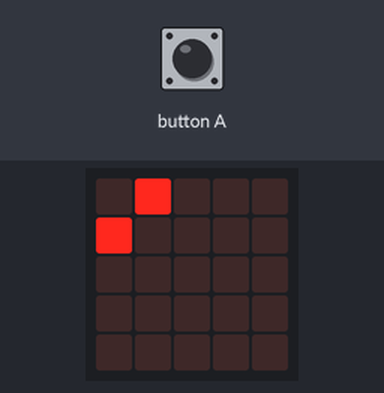
Recording of a program running on a simulated BBC micro:bit (MakeCode). Parts: the board's 5×5 LED display. The inputs (shaded band) are chosen by the test bench.

Above: at 1.2 s.
1.3 s: button A pressed for 0.15 s
At 5.5 s:
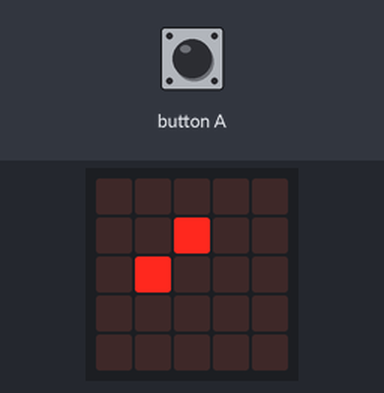
7.4 s: button A pressed for 0.15 s
At 7.8 s:
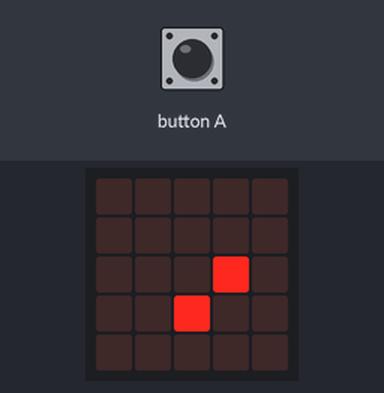
At 14.8 s:
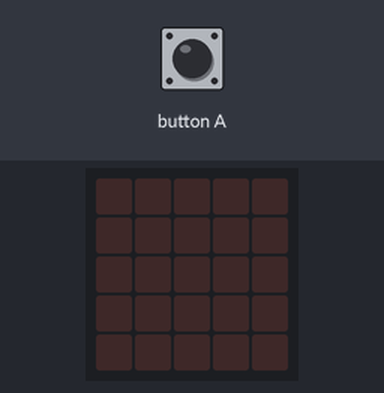
Timing chart, 0 to 16.3 s (numbered marks = the images above; inputs shaded):
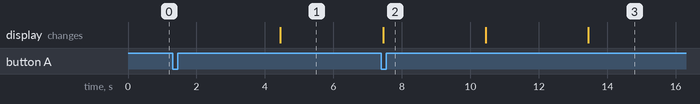

Measured:
- after the input at 1.3 s, the display: changes after 3.2 s (image 1)
- after the input at 7.4 s, the display: first differs from a run without the input after 6.1 s (image 3)

The program:

main.ts
```typescript
let bod = [[0, 1], [1, 0]]
for (let i of bod) {
    led.plot(i[0], i[1])
}
input.onButtonPressed(Button.A, function on_button_pressed_a() {
    for (let y = 0; y < 3; y++) {
        basic.pause(3000)
        basic.clearScreen()
        for (let u of bod) {
            u[0] += 1
            u[1] += 1
            led.plot(u[0], u[1])
        }
    }
})
```

test.ts
```typescript
// Tady jsou testy. Při použití tohoto balíčku jako rozšíření nebude zkompilováno.
```
